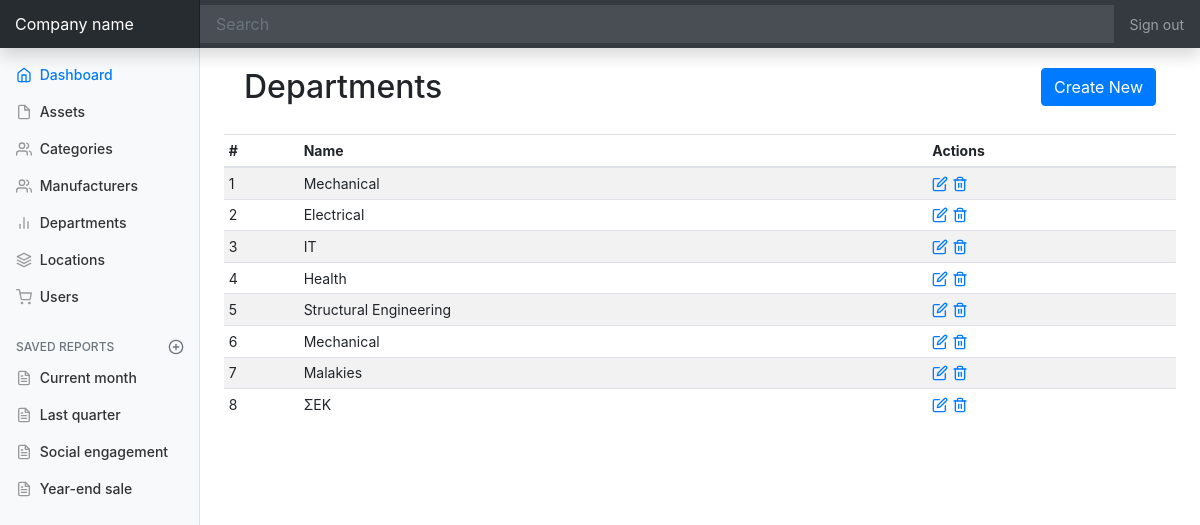
The page /departments on the database its author committed.
### app/models.py (models this page shows, shortened)
class Department(db.Model):
	id = db.Column(db.Integer, primary_key=True)
	name = db.Column(db.String(64), unique=True)
	locations = db.relationship('Location', backref="department")

### app/routes.py (the view)
@app.route('/departments')
def departments():
	departments = Department.query.all()
	return render_template('departments.html', title='Departments', departments=departments)

### app/templates/departments.html
{% extends "base.html" %}
{% block content %}
<section style="padding: 20px;">
  <h2 style="display:inline-flex;">Departments</h2>
  <a class="btn btn-primary float-right" href="departments/create">Create New</a>
</section>
<div class="table-responsive">
  <table class="table table-striped table-sm">
    <thead>
      <tr>
        <th>#</th>
        <th>Name</th>
        <th>Actions</th>
      </tr>
    </thead>
    <tbody>
    	{% for department in departments %}
      <tr>
        <td>{{ department.id }}</td>
        <td>{{ department.name }}</td>
        <td>
          <a href="#"><span data-feather="edit"></span></a>
          <a href="#"><span data-feather="trash-2"></span></a>
        </td>
      </tr>
      {% endfor %}
    </tbody>
  </table>
</div>
{% endblock %}

### app/static/dashboard.css (style rules this page uses)
body { font-size: .875rem; }
.feather { width: 16px; height: 16px; vertical-align: text-bottom; }

### rows shown on the page
Department: id "1", name "Mechanical"
Department: id "2", name "Electrical"
Department: id "3", name "IT"
Department: id "4", name "Health"
Department: id "5", name "Structural Engineering"
Department: id "6", name "Mechanical"
Department: id "7", name "Malakies"
Department: id "8", name "ΣΕΚ"
